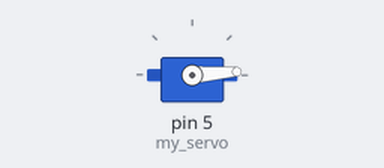
This sketch was run on a simulated Arduino Uno, built with avr-gcc and run on an emulated ATmega328P. Shown: servo.

Above: at 0.05 s.
At 0.9 s:
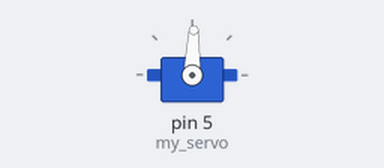
At 1.8 s:
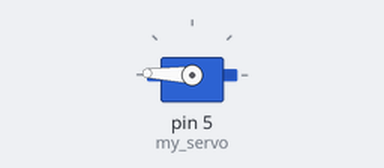
At 3.6 s:
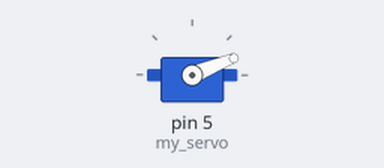
Timing chart, 0 to 8.8 s (numbered marks = the images above):
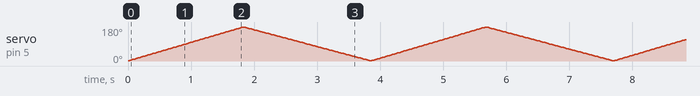

The sketch:

task4.ino
```cpp
#include <Servo.h>
Servo my_servo;
int x = 0;
boolean turn180 = true;
void setup() {
  my_servo.attach(5);
}

void loop() {
  if (x == 180){
    turn180 = false;
  }
  if (x == 0){
    turn180 = true;
  }

  if (turn180 == true){
    x += 1;
    my_servo.write(x);
  }

    my_servo.write(x);
    delay(10);


  if (turn180 == false)
  {
    x -= 1;
    my_servo.write(x);

    my_servo.write(x);
    delay(1);
  }
}
```
